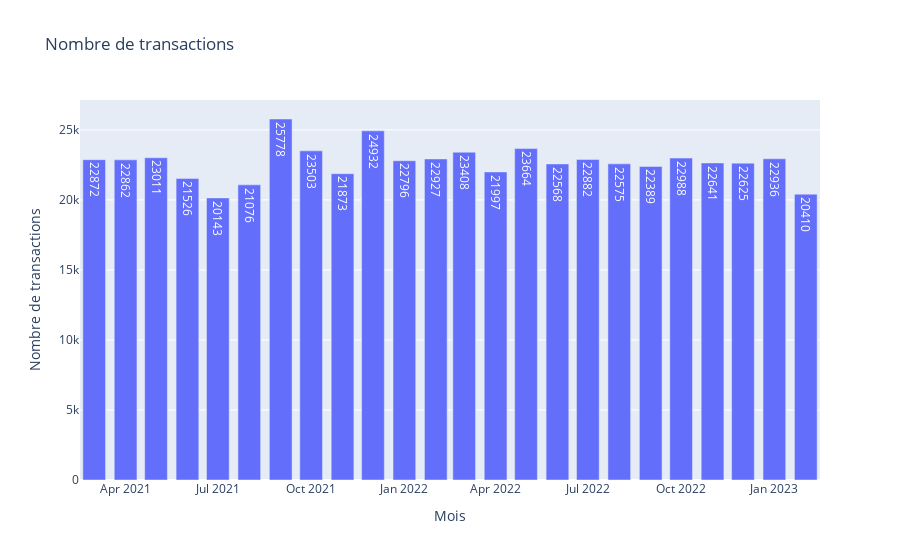

The notebook cell this image was saved under:
### Code cell
nbre_transact['annee_mois'] = nbre_transact['annee_mois'].astype(str)
fig = px.bar(
    nbre_transact,
    x='annee_mois',
    y='nbre_transaction',
    title='Nombre de transactions',
    labels={'annee_mois': 'Mois', 'nbre_transaction': 'Nombre de transactions'}
)
fig.update_traces(text=nbre_transact['nbre_transaction'], textposition='auto')

### Figure 1 — Plotly figure (JSON) as saved in the notebook; plotly's stock layout.template omitted (floating-point values rounded to 4 significant figures)
{"data": [{"alignmentgroup": "True", "hovertemplate": "Mois=%{x}<br>Nombre de transactions=%{y}<extra></extra>", "legendgroup": "", "marker": {"color": "#636efa", "pattern": {"shape": ""}}, "name": "", "offsetgroup": "", "orientation": "v", "showlegend": false, "text": [22872, 22862, 23011, 21526, 20143, 21076, 25778, 23503, 21873, 24932, 22796, 22927, 23408, 21997, 23664, 22568, 22882, 22575, 22389, 22988, 22641, 22625, 22936, 20410], "textposition": "auto", "type": "bar", "x": ["2021-03", "2021-04", "2021-05", "2021-06", "2021-07", "2021-08", "2021-09", "2021-10", "2021-11", "2021-12", "2022-01", "2022-02", "2022-03", "2022-04", "2022-05", "2022-06", "2022-07", "2022-08", "2022-09", "2022-10", "2022-11", "2022-12", "2023-01", "2023-02"], "xaxis": "x", "y": [22872, 22862, 23011, 21526, 20143, 21076, 25778, 23503, 21873, 24932, 22796, 22927, 23408, 21997, 23664, 22568, 22882, 22575, 22389, 22988, 22641, 22625, 22936, 20410], "yaxis": "y"}], "layout": {"autosize": true, "barmode": "relative", "legend": {"tracegroupgap": 0}, "title": {"text": "Nombre de transactions"}, "xaxis": {"anchor": "y", "autorange": true, "domain": [0, 1], "range": ["2021-02-15", "2023-02-15"], "title": {"text": "Mois"}, "type": "date"}, "yaxis": {"anchor": "x", "autorange": true, "domain": [0, 1], "range": [0, 27130.0], "title": {"text": "Nombre de transactions"}, "type": "linear"}}}
